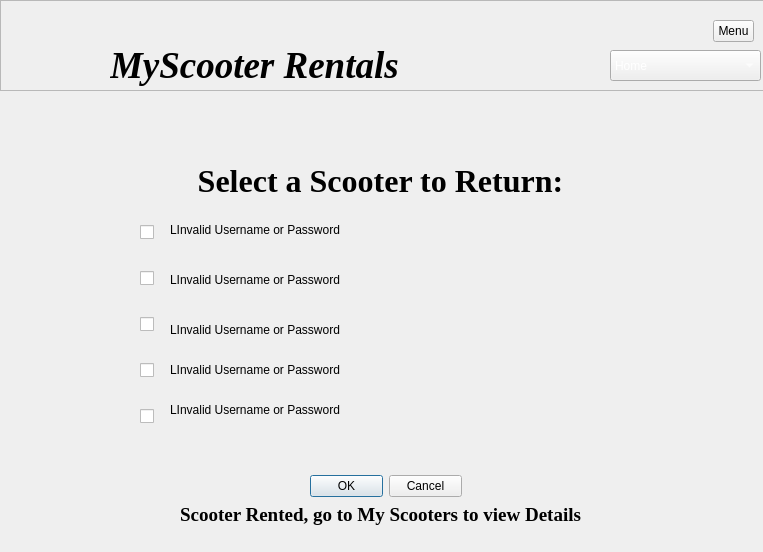
<?xml version="1.0" encoding="UTF-8"?>
<ui version="4.0">
 <class>myscooters</class>
 <widget class="QDialog" name="myscooters">
  <property name="geometry">
   <rect>
    <x>0</x>
    <y>0</y>
    <width>763</width>
    <height>552</height>
   </rect>
  </property>
  <property name="windowTitle">
   <string>Dialog</string>
  </property>
  <widget class="QLabel" name="label_31">
   <property name="geometry">
    <rect>
     <x>170</x>
     <y>270</y>
     <width>551</width>
     <height>20</height>
    </rect>
   </property>
   <property name="text">
    <string>LInvalid Username or Password</string>
   </property>
   <property name="alignment">
    <set>Qt::AlignLeading|Qt::AlignLeft|Qt::AlignVCenter</set>
   </property>
  </widget>
  <widget class="QFrame" name="frame">
   <property name="geometry">
    <rect>
     <x>0</x>
     <y>0</y>
     <width>771</width>
     <height>91</height>
    </rect>
   </property>
   <property name="frameShape">
    <enum>QFrame::StyledPanel</enum>
   </property>
   <property name="frameShadow">
    <enum>QFrame::Raised</enum>
   </property>
   <widget class="QLabel" name="label_3">
    <property name="geometry">
     <rect>
      <x>110</x>
      <y>40</y>
      <width>441</width>
      <height>50</height>
     </rect>
    </property>
    <property name="font">
     <font>
      <family>Times New Roman</family>
      <pointsize>28</pointsize>
      <italic>true</italic>
      <bold>true</bold>
     </font>
    </property>
    <property name="text">
     <string>MyScooter Rentals</string>
    </property>
   </widget>
   <widget class="QLabel" name="label_5">
    <property name="geometry">
     <rect>
      <x>10</x>
      <y>0</y>
      <width>81</width>
      <height>81</height>
     </rect>
    </property>
    <property name="text">
     <string/>
    </property>
    <property name="pixmap">
     <pixmap>../scooter.png</pixmap>
    </property>
    <property name="scaledContents">
     <bool>true</bool>
    </property>
    <property name="wordWrap">
     <bool>false</bool>
    </property>
   </widget>
   <widget class="QComboBox" name="comboBox_2">
    <property name="geometry">
     <rect>
      <x>610</x>
      <y>50</y>
      <width>151</width>
      <height>31</height>
     </rect>
    </property>
    <property name="palette">
     <palette>
      <active>
       <colorrole role="Text">
        <brush brushstyle="SolidPattern">
         <color alpha="255">
          <red>255</red>
          <green>255</green>
          <blue>255</blue>
         </color>
        </brush>
       </colorrole>
       <colorrole role="ButtonText">
        <brush brushstyle="SolidPattern">
         <color alpha="255">
          <red>255</red>
          <green>255</green>
          <blue>255</blue>
         </color>
        </brush>
       </colorrole>
      </active>
      <inactive>
       <colorrole role="Text">
        <brush brushstyle="SolidPattern">
         <color alpha="255">
          <red>255</red>
          <green>255</green>
          <blue>255</blue>
         </color>
        </brush>
       </colorrole>
       <colorrole role="ButtonText">
        <brush brushstyle="SolidPattern">
         <color alpha="255">
          <red>255</red>
          <green>255</green>
          <blue>255</blue>
         </color>
        </brush>
       </colorrole>
      </inactive>
      <disabled/>
     </palette>
    </property>
    <item>
     <property name="text">
      <string>Home</string>
     </property>
    </item>
    <item>
     <property name="text">
      <string>Rent a Scooter</string>
     </property>
    </item>
    <item>
     <property name="text">
      <string>My Scooters</string>
     </property>
    </item>
    <item>
     <property name="text">
      <string>Settings</string>
     </property>
    </item>
    <item>
     <property name="text">
      <string>Log Out</string>
     </property>
    </item>
   </widget>
   <widget class="QToolButton" name="toolButton_2">
    <property name="geometry">
     <rect>
      <x>713</x>
      <y>20</y>
      <width>41</width>
      <height>22</height>
     </rect>
    </property>
    <property name="text">
     <string>Menu</string>
    </property>
   </widget>
  </widget>
  <widget class="QLabel" name="label_30">
   <property name="geometry">
    <rect>
     <x>170</x>
     <y>220</y>
     <width>551</width>
     <height>20</height>
    </rect>
   </property>
   <property name="text">
    <string>LInvalid Username or Password</string>
   </property>
   <property name="alignment">
    <set>Qt::AlignLeading|Qt::AlignLeft|Qt::AlignVCenter</set>
   </property>
  </widget>
  <widget class="QLabel" name="label_6">
   <property name="geometry">
    <rect>
     <x>0</x>
     <y>500</y>
     <width>761</width>
     <height>30</height>
    </rect>
   </property>
   <property name="font">
    <font>
     <family>Times New Roman</family>
     <pointsize>14</pointsize>
     <italic>false</italic>
     <bold>true</bold>
    </font>
   </property>
   <property name="text">
    <string>Scooter Rented, go to My Scooters to view Details</string>
   </property>
   <property name="alignment">
    <set>Qt::AlignCenter</set>
   </property>
  </widget>
  <widget class="QLabel" name="label_7">
   <property name="geometry">
    <rect>
     <x>230</x>
     <y>110</y>
     <width>301</width>
     <height>16</height>
    </rect>
   </property>
   <property name="text">
    <string/>
   </property>
  </widget>
  <widget class="QWidget" name="verticalLayoutWidget_2">
   <property name="geometry">
    <rect>
     <x>110</x>
     <y>200</y>
     <width>31</width>
     <height>241</height>
    </rect>
   </property>
   <layout class="QVBoxLayout" name="verticalLayout_3">
    <item>
     <widget class="QLabel" name="label_14">
      <property name="maximumSize">
       <size>
        <width>20</width>
        <height>20</height>
       </size>
      </property>
      <property name="text">
       <string/>
      </property>
      <property name="pixmap">
       <pixmap>../scooter.png</pixmap>
      </property>
      <property name="scaledContents">
       <bool>true</bool>
      </property>
     </widget>
    </item>
    <item>
     <widget class="QLabel" name="label_15">
      <property name="maximumSize">
       <size>
        <width>20</width>
        <height>20</height>
       </size>
      </property>
      <property name="text">
       <string/>
      </property>
      <property name="pixmap">
       <pixmap>../scooter.png</pixmap>
      </property>
      <property name="scaledContents">
       <bool>true</bool>
      </property>
     </widget>
    </item>
    <item>
     <widget class="QLabel" name="label_16">
      <property name="maximumSize">
       <size>
        <width>20</width>
        <height>20</height>
       </size>
      </property>
      <property name="text">
       <string/>
      </property>
      <property name="pixmap">
       <pixmap>../scooter.png</pixmap>
      </property>
      <property name="scaledContents">
       <bool>true</bool>
      </property>
     </widget>
    </item>
    <item>
     <widget class="QLabel" name="label_17">
      <property name="maximumSize">
       <size>
        <width>20</width>
        <height>20</height>
       </size>
      </property>
      <property name="text">
       <string/>
      </property>
      <property name="pixmap">
       <pixmap>../scooter.png</pixmap>
      </property>
      <property name="scaledContents">
       <bool>true</bool>
      </property>
     </widget>
    </item>
    <item>
     <widget class="QLabel" name="label_18">
      <property name="maximumSize">
       <size>
        <width>20</width>
        <height>20</height>
       </size>
      </property>
      <property name="text">
       <string/>
      </property>
      <property name="pixmap">
       <pixmap>../scooter.png</pixmap>
      </property>
      <property name="scaledContents">
       <bool>true</bool>
      </property>
     </widget>
    </item>
   </layout>
  </widget>
  <widget class="QLabel" name="label_34">
   <property name="geometry">
    <rect>
     <x>170</x>
     <y>400</y>
     <width>551</width>
     <height>20</height>
    </rect>
   </property>
   <property name="text">
    <string>LInvalid Username or Password</string>
   </property>
   <property name="alignment">
    <set>Qt::AlignLeading|Qt::AlignLeft|Qt::AlignVCenter</set>
   </property>
  </widget>
  <widget class="QLabel" name="label_9">
   <property name="geometry">
    <rect>
     <x>0</x>
     <y>160</y>
     <width>761</width>
     <height>41</height>
    </rect>
   </property>
   <property name="font">
    <font>
     <family>Times New Roman</family>
     <pointsize>24</pointsize>
     <italic>false</italic>
     <bold>true</bold>
    </font>
   </property>
   <property name="text">
    <string>Select a Scooter to Return:</string>
   </property>
   <property name="alignment">
    <set>Qt::AlignCenter</set>
   </property>
  </widget>
  <widget class="QDialogButtonBox" name="buttonBox_2">
   <property name="geometry">
    <rect>
     <x>310</x>
     <y>470</y>
     <width>152</width>
     <height>32</height>
    </rect>
   </property>
   <property name="standardButtons">
    <set>QDialogButtonBox::Cancel|QDialogButtonBox::Ok</set>
   </property>
  </widget>
  <widget class="QLabel" name="label_32">
   <property name="geometry">
    <rect>
     <x>170</x>
     <y>320</y>
     <width>551</width>
     <height>20</height>
    </rect>
   </property>
   <property name="text">
    <string>LInvalid Username or Password</string>
   </property>
   <property name="alignment">
    <set>Qt::AlignLeading|Qt::AlignLeft|Qt::AlignVCenter</set>
   </property>
  </widget>
  <widget class="QLabel" name="label_33">
   <property name="geometry">
    <rect>
     <x>170</x>
     <y>360</y>
     <width>551</width>
     <height>20</height>
    </rect>
   </property>
   <property name="text">
    <string>LInvalid Username or Password</string>
   </property>
   <property name="alignment">
    <set>Qt::AlignLeading|Qt::AlignLeft|Qt::AlignVCenter</set>
   </property>
  </widget>
  <widget class="QWidget" name="verticalLayoutWidget">
   <property name="geometry">
    <rect>
     <x>140</x>
     <y>200</y>
     <width>21</width>
     <height>251</height>
    </rect>
   </property>
   <layout class="QVBoxLayout" name="verticalLayout_4">
    <item>
     <widget class="QCheckBox" name="checkBox_6">
      <property name="text">
       <string/>
      </property>
     </widget>
    </item>
    <item>
     <widget class="QCheckBox" name="checkBox_7">
      <property name="text">
       <string/>
      </property>
     </widget>
    </item>
    <item>
     <widget class="QCheckBox" name="checkBox_8">
      <property name="text">
       <string/>
      </property>
     </widget>
    </item>
    <item>
     <widget class="QCheckBox" name="checkBox_9">
      <property name="text">
       <string/>
      </property>
     </widget>
    </item>
    <item>
     <widget class="QCheckBox" name="checkBox_10">
      <property name="text">
       <string/>
      </property>
     </widget>
    </item>
   </layout>
  </widget>
 </widget>
 <resources/>
 <connections/>
</ui>
